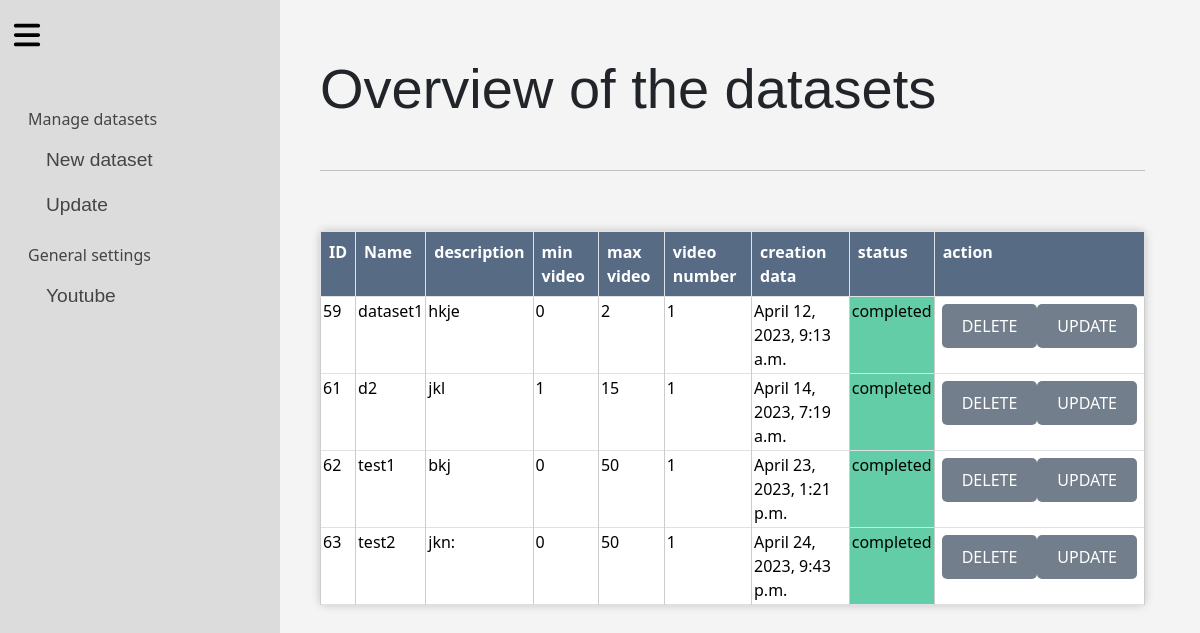
Screenshot of /display/ (signed in) with the database file from the repository.
### crawler/models.py (models this page shows, shortened)
class datasetModel(models.Model):
    id=models.AutoField(primary_key=True)
    name= models.CharField(max_length=255)
    creation_date=models.DateTimeField()
    num_video=models.IntegerField(default=0)
    min_v=models.CharField(max_length=255, blank=True)
    max_v=models.CharField(max_length=255,blank=True)
    description=models.CharField(max_length=1000,blank=True)
    videos = models.ManyToManyField(dataModel, through='video_dataset',through_fields=('dataset', 'videos'))
    folder = models.CharField(max_length=255, blank=True)  # new field for folder path
    OPTIONS=[('in progress',"in progress"),('completed',"completed")]
    status = models.CharField(max_length=20, choices=OPTIONS,default="in progress")
    desired_num=models.IntegerField(default=0)
    author=models.CharField(max_length=1000,blank=True)
    OPTIONS1=[('mp4',"mp4"),('WebM',"WebM"),('3GP',"3GP")]
    OPTIONS2=[('720p',"720p"),('480p',"480p"),('360p',"360p")]
    videoformat = models.CharField(max_length=20, choices=OPTIONS1,default="mp4")
    resolution = models.CharField(max_length=20, choices=OPTIONS2,default="720p")
    annotations_dic=models.CharField(max_length=1000,blank=True,null=True)

### crawler/views.py (the view)
# urls.py: path('display/',views.display_dataset,name='display'),
@login_required
def display_dataset(request):
    data=datasetModel.objects.all()
    print(data)
    return render(request, 'update_dataset.html', {'data': data})

### crawler/templates/update_dataset.html (shortened to what this page needs)
{% extends 'main.html' %}
{% load static %}
{% block content %}
<h1>Overview of the datasets</h1>
<br>
<hr>
<br>
<div class="table-container">
<table class=" table table-bordered">
  <tr class="tr_style">
      <th class='cur'>ID</th>
      <th class='cur'>Name</th>
      <th class='cur'>description</th>
      <th class='cur'>min video</th>
      <th class='cur'>max video</th>
      <th class='cur'>video number</th>
      <th class='cur'>creation data</th>
      <th class="cur">status</th>
      <th class='cur'>action</th>
    </tr>
    {% for item in data %}
        <tr >
            <td>
              {{ item.id }}</td>
            <td >{{ item.name }}</td>
            <td >{{item.description}}</td>
            <td >{{ item.min_v }}</td>
            <td >{{ item.max_v }}</td>
            <td>{{item.num_video}}</td>
            <td>{{item.creation_date}}</td>
            <td {% if item.status == "in progress" %} style="background-color: #d35400;"{% elif item.status == "completed" %} style="background-color: #63cda8;"{% endif %}>{{ item.status }}</td>
            <td >
              <form method="post" action="{% url 'update_d' %}">
                <div style="display: flex;padding: 5px;" >
              <button type="submit" name="delete" id="delete" >DELETE </button>
              <button type="submit" name="update" id="update" >UPDATE</button>
              </div>
              </form>
            </td>
        </tr>
    {% endfor %}
</table>
</div>
{% endblock %}

### crawler/static/css/style.css (style rules this page uses)
body { background-color: #f4f4f4 !important; }
h1 { font-family:'Franklin Gothic Medium', 'Arial Narrow', Arial, sans-serif; font-size: 3.5rem !important; color: #444; }
button[type="submit"],.st { background-color: #576c84; color: white; padding: 10px 20px; border: none; border-radius: 5px; cursor: pointer; font-size: 16px; text-align: center; display: flex; justify-content: center; width: 100%; }
.table { font-size:medium; }
table { border-collapse: collapse; border-color: #576c84; cursor: pointer; background-color: #ccc; }
td { padding:2px !important; }
.cur { cursor: pointer; background-color: #555; }
.table { border-collapse: collapse; margin-top: 20px; background-color: #fff; border-radius: 5px; box-shadow: 0px 0px 10px rgba(0, 0, 0, 0.2); }
.table th { font-weight: bold; text-align: left; padding: 10px; background-color: #576c84 !important; color: #fff !important; }
.table tr:nth-child(even) { background-color: #f4f4f4 !important; }
.table td { padding: 10px; border: 1px solid #ccc; }
.table button { background-color: #727e8b; color: #fff; padding: 10px 20px; border: none; border-radius: 5px; cursor: pointer; font-size: 16px; text-align: center; display: inline-block; }

### rows the page displays
datasetModel: id "59", name "dataset1", description "hkje", min_v "0", max_v "2", num_video "1", creation_date "April 12, 2023, 9:13 a.m.", status "completed"
datasetModel: id "61", name "d2", description "jkl", min_v "1", max_v "15", num_video "1", creation_date "April 14, 2023, 7:19 a.m.", status "completed"
datasetModel: id "62", name "test1", description "bkj", min_v "0", max_v "50", num_video "1", creation_date "April 23, 2023, 1:21 p.m.", status "completed"
datasetModel: id "63", name "test2", description "jkn:", min_v "0", max_v "50", num_video "1", creation_date "April 24, 2023, 9:43 p.m.", status "completed"
